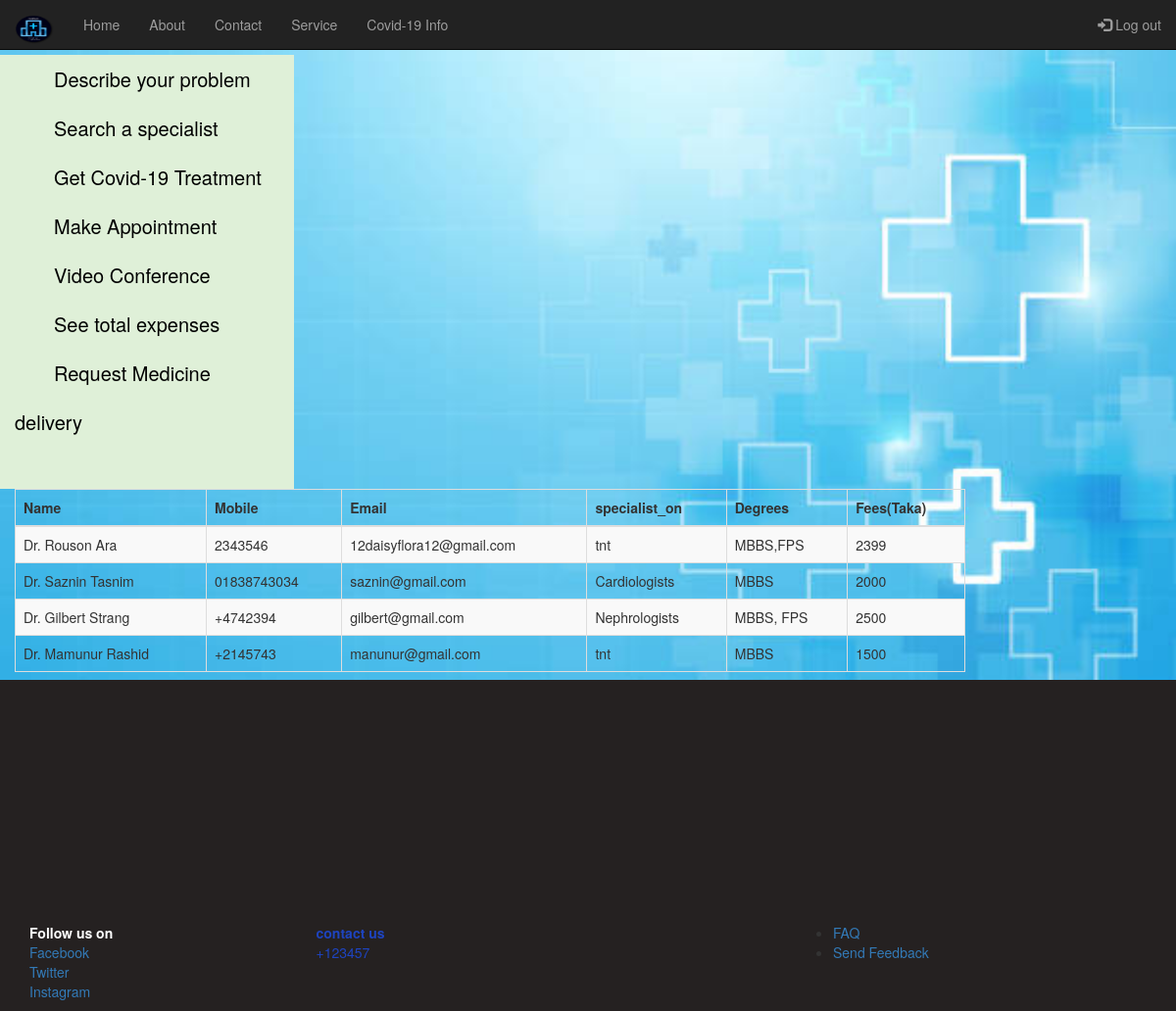
Screenshot of /showDoctorList.php (signed in) with the database file from the repository.
### tables this page shows
CREATE TABLE `doctor` (
  `id` int(11) NOT NULL,
  `name` varchar(255) NOT NULL,
  `phone` varchar(255) NOT NULL,
  `email` varchar(255) NOT NULL,
  `Password` varchar(255) NOT NULL,
  `specialist` varchar(255) NOT NULL,
  `degree` varchar(255) NOT NULL,
  `fees` varchar(100) NOT NULL,
  `token` varchar(255) NOT NULL,
  `status` varchar(100) NOT NULL
);

### showDoctorList.php (the view, shortened to what this page needs)
<?php
     $conn = mysqli_connect('localhost','root','','hospital_management_system');
     $sql= "SELECT * FROM doctor;";
     $result = mysqli_query($conn, $sql);
 ?>
<!DOCTYPE html>
<html lang="en">
<head>
  <link rel="stylesheet" href="https://maxcdn.bootstrapcdn.com/bootstrap/3.4.1/css/bootstrap.min.css">
  <link rel="stylesheet" href="showDoctorList.css">
</head>
<body>
<nav class="navbar navbar-inverse navbar-fixed-top">
  <div class="container-fluid">
    <div class="navbar-header">
      <a class="navbar-brand" href="hospital_demo1.html">
        <img src="image/brand.png" alt="Hospital logo" width="40px" height="30px">
      </a>
    </div>
    <ul class="nav navbar-nav">
      <li><a href="index.php">Home</a></li>
      <li><a href="aboutUs.php">About</a></li>
      <li><a href="contact.php">Contact</a></li>
      <li><a href="service.php">Service</a></li>
      <li><a href="covidInfo.php">Covid-19 Info</a></li>
    </ul>
    <ul class="nav navbar-nav navbar-right">
       <li> <a href="logout.php"> <span class="glyphicon glyphicon-log-in"></span> Log out </a>  </li>
    </ul>
  </div>
</nav>
<div class="mainbody">
  <div class="container-fluid">
    <div class="row">
      <br><br>
      <div id="sidebar" class="col-md-3 bg-success">
        <ul class="list-unstyled">
          <li> <a id="option1" href="homepagePatient.php">Describe your problem</a> </li>
          <li> <a id="option1" href="searchDoctor.php">Search a specialist</a> </li>
          <li> <a id="option1" href="getCovidTreatment.php">Get Covid-19 Treatment</a> </li>
          <li> <a id="option3" href="manageAppointmentPatient.php">Make Appointment</a> </li>
          <li> <a id="option5" href="videoConfaPatient.php">Video Conference</a> </li>
          <li> <a id="option5" href="totalExpense.php">See total expenses</a> </li>
          <li> <a id="option1" href="medicineAndprescription.php">Request Medicine delivery</a> </li>
        </ul>
      </div>
      <div class="col-md-9 Table">
        <table class="table table-bordered table-hover table-striped">
          <thead>
            <tr>
            <th>Name </th>
            <th>Mobile</th>
            <th>Email</th>
            <th>specialist_on</th>
            <th>Degrees</th>
            <th>Fees(Taka)</th>
          </tr>
          </thead>
          <tbody>
              <?php while($row= mysqli_fetch_assoc($result)) { ?>
            <tr>
              <td> <?php echo $row['name'] ?> </td>
              <td><?php echo $row['phone'] ?></td>
              <td><?php echo $row['email'] ?></td>
              <td><?php echo $row['specialist'] ?></td>
              <td><?php echo $row['degree'] ?></td>
              <td><?php echo $row['fees'] ?></td>
            </tr>
          <?php } ?>
          </tbody>
        </table>
      </div>
    </div>
  </div>
</div>
<div class="footer">
  <div class="container-fluid">
    <div class="container">
      <div class="row">
        <div class="col-md-3">
          <strong>Follow us on</strong> <br>
          <ul class="list-unstyled">
            <li> <a href="https://web.facebook.com/morsalina.kowmi/"> Facebook</a> </li>
            <li> <a href="#"> Twitter</a> </li>
            <li> <a href="#"> Instagram</a> </li>
          </ul>
        </div>
        <div class="col-md-5">
          <strong>contact us </strong> <br>
          +123457 <br>
      </div>
      <div class="col-md-4">
        <ul>
          <li> <a href="FAQ.php"> FAQ </a> </li>
          <li> <a href="#">Send Feedback</a> </li>
        </ul>
      </div>
    </div>
  </div>
</div>
</div>
</body>
</html>

### showDoctorList.css (style rules this page uses)
.mainbody { background-image: url(image/back_hos.jpg); width: 100%; height: calc(100vh - 106px); display: block; background-size: cover; background-repeat: no-repeat; }
#sidebar { height: 443px; }
#option1 { font-size: 20px; font-weight: 200; color: black; line-height: 50px; margin-left: 40px; margin-top: 30px; margin-bottom: 70px; }
#option3 { font-size: 20px; font-weight: 200; color: black; line-height: 50px; margin-left: 40px; margin-top: 30px; margin-bottom: 70px; }
#option5 { font-size: 20px; font-weight: 200; color: black; line-height: 50px; margin-left: 40px; margin-top: 30px; margin-bottom: 70px; }
.Table { overflow-y: scroll; width: 1000px; height: 443px; }
.footer { background-color: #252121; }
.row { margin-top: 16px; }
.col-md-3 { color:white; }
.col-md-5 { color: #1E44C0; }

### rows the page displays
doctor: name "Dr. Rouson Ara", phone "2343546", email "12daisyflora12@gmail.com", specialist "tnt", degree "MBBS,FPS", fees "2399"
doctor: name "Dr. Saznin Tasnim", phone "01838743034", email "saznin@gmail.com", specialist "Cardiologists", degree "MBBS", fees "2000"
doctor: name "Dr. Gilbert Strang", phone "+4742394", email "gilbert@gmail.com", specialist "Nephrologists", degree "MBBS, FPS", fees "2500"
doctor: name "Dr. Mamunur Rashid", phone "+2145743", email "manunur@gmail.com", specialist "tnt", degree "MBBS", fees "1500"
